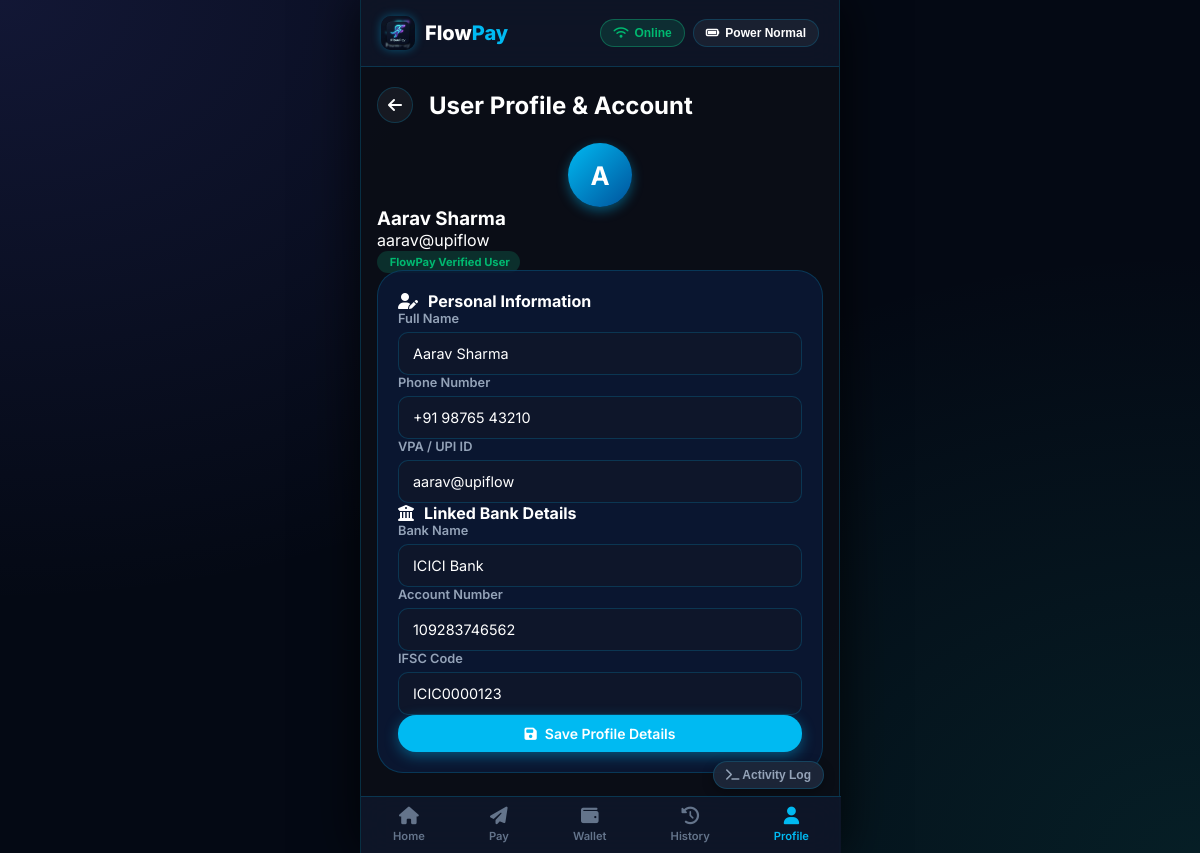
/profile (signed in), run on the app's committed database.
### tables this page shows
CREATE TABLE user_profile (
            id INTEGER PRIMARY KEY DEFAULT 1,
            name TEXT,
            phone TEXT,
            upi_id TEXT,
            bank_name TEXT,
            account_number TEXT,
            ifsc TEXT,
            pin TEXT,
            balance REAL,
            offline_limit REAL,
            offline_limit_remaining REAL,
            is_online INTEGER DEFAULT 1,
            is_low_battery INTEGER DEFAULT 0
        );

### app.py (the view)
@app.route('/profile')
def profile():
    user = get_user_data()
    return render_template('profile.html', user=user)

### app.py (called while the page is built)
def get_db_connection():
    conn = sqlite3.connect(DATABASE_FILE)
    conn.row_factory = sqlite3.Row
    return conn

def get_user_data():
    conn = get_db_connection()
    user = conn.cursor().execute('SELECT * FROM user_profile WHERE id = 1').fetchone()
    conn.close()
    return dict(user) if user else None

@app.before_request
def check_auth():
    allowed_routes = ['login', 'static', 'api_login']
    if not session.get('authenticated') and request.endpoint not in allowed_routes:
        return redirect(url_for('login'))

### templates/profile.html (shortened to what this page needs)
{% extends "base.html" %}
{% block content %}
<div class="page-wrapper">
    <div class="page-header">
        <a href="{{ url_for('index') }}" class="back-btn"><i class="fa-solid fa-arrow-left"></i></a>
        <h2>User Profile & Account</h2>
    </div>
    <div class="profile-hero-card mb-4">
        <div class="avatar avatar-lg">
            <span>{{ user.name[0] }}</span>
        </div>
        <h3 class="mt-2">{{ user.name }}</h3>
        <p class="text-secondary">{{ user.upi_id }}</p>
        <span class="badge badge-success mt-1"> FlowPay Verified User</span>
    </div>
    <div class="card form-card mb-4">
        <div class="card-title">
            <i class="fa-solid fa-user-pen text-primary"></i>
            <h3>Personal Information</h3>
        </div>
        <form id="profile-form" class="mt-3">
            <div class="form-group mb-3">
                <label for="prof-name">Full Name</label>
                <input type="text" id="prof-name" value="{{ user.name }}" required class="form-control">
            </div>
            <div class="form-group mb-3">
                <label for="prof-phone">Phone Number</label>
                <input type="text" id="prof-phone" value="{{ user.phone }}" required class="form-control">
            </div>
            <div class="form-group mb-4">
                <label for="prof-upi">VPA / UPI ID</label>
                <input type="text" id="prof-upi" value="{{ user.upi_id }}" required class="form-control">
            </div>
            <div class="card-title mt-4">
                <i class="fa-solid fa-building-columns text-secondary"></i>
                <h3>Linked Bank Details</h3>
            </div>
            <div class="form-group mb-3">
                <label for="prof-bank">Bank Name</label>
                <input type="text" id="prof-bank" value="{{ user.bank_name }}" required class="form-control">
            </div>
            <div class="form-group mb-3">
                <label for="prof-acc">Account Number</label>
                <input type="text" id="prof-acc" value="{{ user.account_number }}" required class="form-control">
            </div>
            <div class="form-group mb-4">
                <label for="prof-ifsc">IFSC Code</label>
                <input type="text" id="prof-ifsc" value="{{ user.ifsc }}" required class="form-control">
            </div>
            <button type="submit" class="btn btn-primary w-100">
                <i class="fa-solid fa-floppy-disk"></i> Save Profile Details
            </button>
        </form>
    </div>
</div>
{% endblock %}

### static/css/style.css (style rules this page uses)
:root { --bg-main: #040914; --bg-card: rgba(11, 25, 54, 0.85); --bg-card-hover: rgba(18, 38, 77, 0.95); --border-color: rgba(0, 186, 242, 0.2); --primary: #00BAF2; --primary-dark: #002970; --primary-hover: #00A3D9; --primary-glow: rgba(0, 186, 242, 0.4); --paytm-blue: #002E6E; --paytm-cyan: #00BAF2; --paytm-light-blue: #E8F8FD; --paytm-gold: #FFB400; --secondary: #00529B; --secondary-hover: #003B70; --accent: #FFB400; --danger: #EF4444; --success: #00B970; --warning: #F59E0B; --info: #00BAF2; --text-main: #FFFFFF; --text-secondary: #94A3B8; --text-muted: #64748B; --font-family: 'Inter', system-ui, -apple-system, sans-serif; --radius-sm: 10px; --radius-md: 18px; --radius-lg: 26px; --radius-full: 9999px; --shadow-card: 0 12px 32px -5px rgba(0, 41, 112, 0.4); --backdrop-blur: blur(16px); }
* { margin: 0; padding: 0; box-sizing: border-box; }
body { font-family: var(--font-family); background-color: var(--bg-main); background-image: radial-gradient(at 0% 0%, rgba(99, 102, 241, 0.15) 0px, transparent 50%), radial-gradient(at 100% 100%, rgba(20, 184, 166, 0.12) 0px, transparent 50%); background-attachment: fixed; color: var(--text-main); min-height: 100vh; display: flex; justify-content: center; align-items: flex-start; padding: 0; overflow-x: hidden; }
.avatar { width: 44px; height: 44px; border-radius: var(--radius-full); background: linear-gradient(135deg, var(--primary), var(--secondary)); display: flex; align-items: center; justify-content: center; font-weight: 700; font-size: 1.1rem; color: #fff; box-shadow: 0 4px 12px var(--primary-glow); }
.avatar-lg { width: 64px; height: 64px; font-size: 1.6rem; margin: 0 auto; }
.badge { padding: 4px 10px; border-radius: var(--radius-full); font-size: 0.7rem; font-weight: 700; }
.badge-success { background: rgba(16, 185, 129, 0.2); color: var(--success); }
.btn { padding: 10px 18px; border-radius: var(--radius-md); border: none; font-family: inherit; font-size: 0.875rem; font-weight: 600; cursor: pointer; display: inline-flex; align-items: center; justify-content: center; gap: 8px; text-decoration: none; transition: all 0.2s ease; }
.btn-primary { background: var(--primary); color: #fff; box-shadow: 0 4px 14px var(--primary-glow); }
.w-100 { width: 100%; }
.card { background: var(--bg-card); border: 1px solid var(--border-color); border-radius: var(--radius-lg); padding: 20px; }
.card-title { display: flex; align-items: center; gap: 10px; }
.card-title h3 { font-size: 1rem; font-weight: 700; }
.form-group { display: flex; flex-direction: column; gap: 6px; }
.form-group label { font-size: 0.8rem; color: var(--text-secondary); font-weight: 600; }
.form-control { background: rgba(15, 23, 42, 0.8); border: 1px solid var(--border-color); border-radius: var(--radius-sm); padding: 12px 14px; color: var(--text-main); font-family: inherit; font-size: 0.9rem; outline: none; transition: border-color 0.2s ease; }
.page-wrapper { display: flex; flex-direction: column; }
.page-header { display: flex; align-items: center; gap: 16px; margin-bottom: 20px; }
.back-btn { width: 36px; height: 36px; border-radius: var(--radius-full); background: rgba(255, 255, 255, 0.05); border: 1px solid var(--border-color); display: flex; align-items: center; justify-content: center; color: var(--text-main); text-decoration: none; }

### data on the page
user_profile: name "A", name "Aarav Sharma", upi_id "aarav@upiflow", phone "+91 98765 43210", bank_name "ICICI Bank", account_number "109283746562", ifsc "ICIC0000123"
